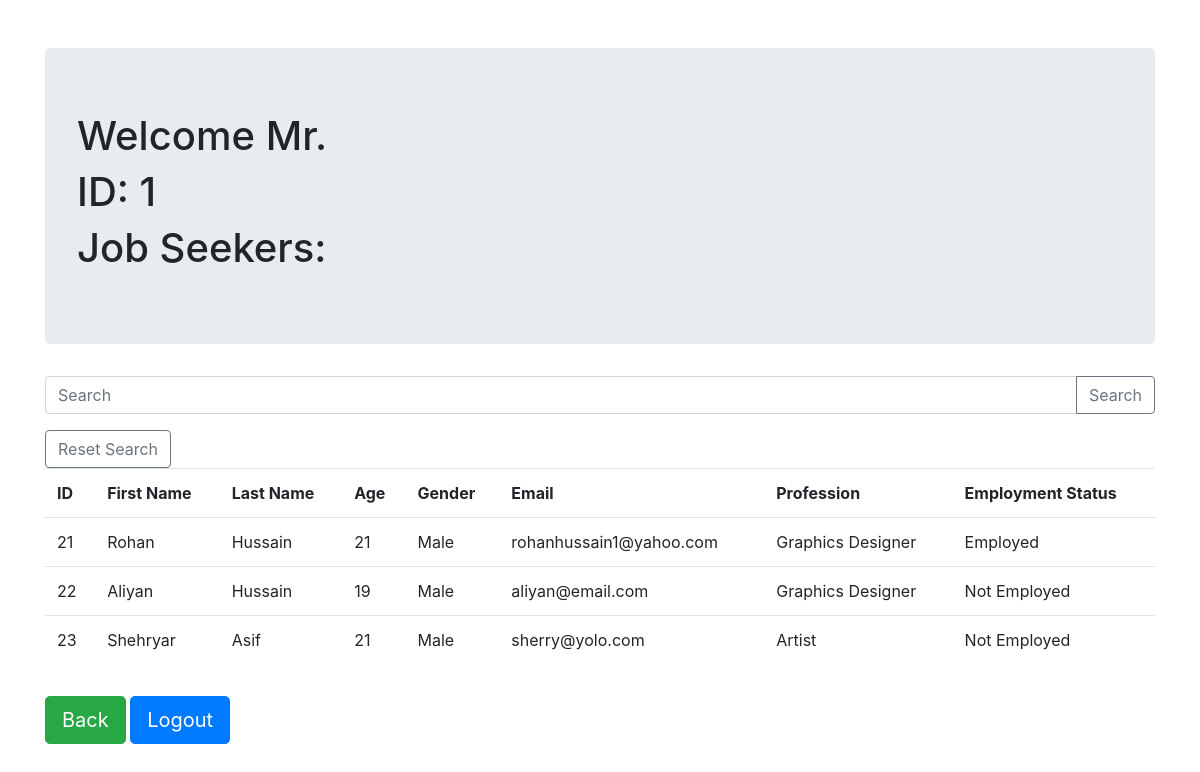
Page /employer/panel/view_js/index.php (signed in) on the earlier database version.
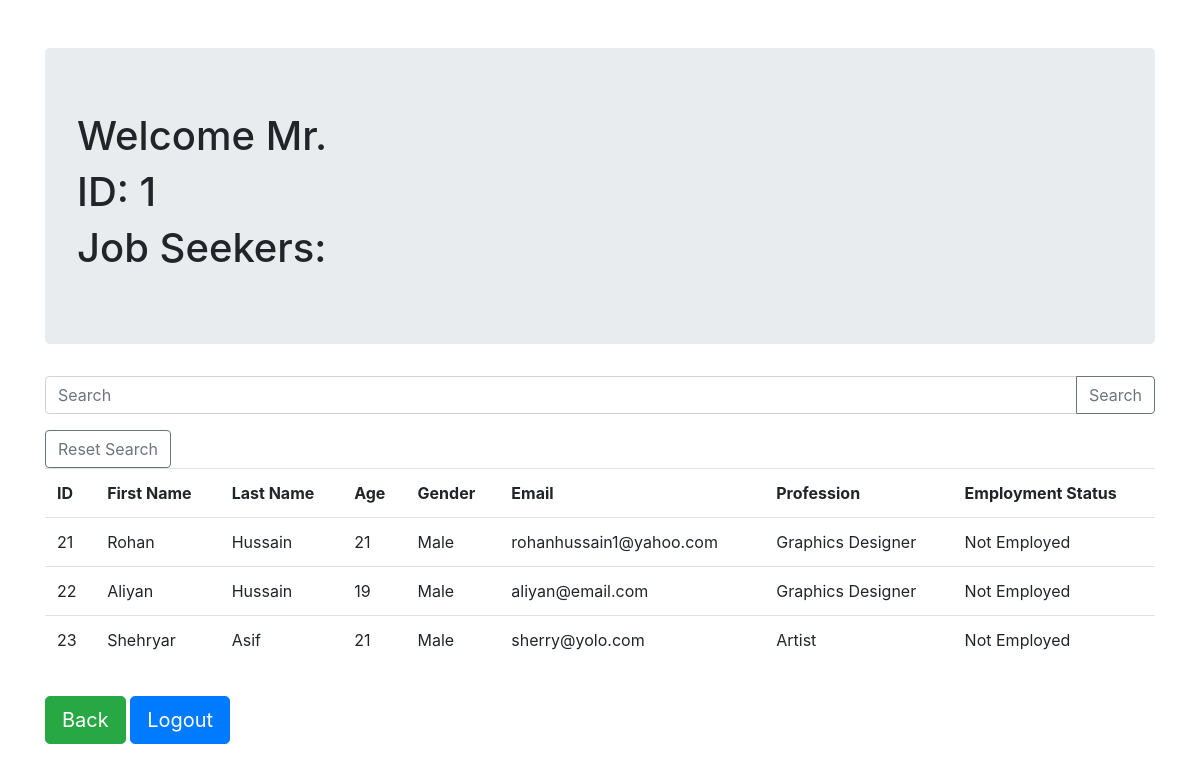
Same page on the later database version.
### tables this page shows
CREATE TABLE IF NOT EXISTS `jobseekers` (
  `js_id` int(255) NOT NULL AUTO_INCREMENT,
  `firstname` varchar(100) NOT NULL,
  `lastname` varchar(100) NOT NULL,
  `age` int(3) NOT NULL,
  `gender` int(1) NOT NULL,
  `email` varchar(100) NOT NULL,
  `profession` varchar(100) NOT NULL,
  `address` varchar(500) NOT NULL,
  `password` varchar(150) NOT NULL,
  `experience` int(100) NOT NULL DEFAULT '0',
  `education` int(100) NOT NULL DEFAULT '0',
  `employment_status` tinyint(1) NOT NULL DEFAULT '0',
  `blocked` tinyint(1) NOT NULL DEFAULT '0',
  PRIMARY KEY (`js_id`)
);

### prename.php (called while the page is built, shortened)
<?php
        if($tableName=='jobseekers')
            $idType='js_id';
        else
            $idType='emp_id';
        $sql = "SELECT `firstname`,`lastname`,`gender` FROM `$tableName` WHERE `$idType`=" . $_SESSION['user'] . " LIMIT 0,1";
        $result = mysqli_query($conn,$sql);
        $row=mysqli_fetch_assoc($result);
        if($row['gender']==0) {
            $prename=' Mr.';
        } else if ($row['gender']==1) {
            $prename=' Ms.';
        } else {
            $prename='';
        }
?>

### employer/panel/view_js/index.php (the view, shortened to what this page needs)
<?php
    require('../../../connect.php');
    $tableName='employers';
    require('../../../prename.php');
?>
<!DOCTYPE html>
<html>
<head>
    <link rel="stylesheet" href="https://maxcdn.bootstrapcdn.com/bootstrap/4.5.2/css/bootstrap.min.css">
</head>
<body>
<div class='container pt-5'>
    <div class="jumbotron">
    <h1>Welcome<?php echo $prename . ' ' . $name; ?></h1>
    <h1>ID:<?php echo ' ' . $_SESSION['user']; ?></h1>
    <h1>Job Seekers:</h1>
    </div>
    <form method="post" action="index.php">
        <div class="input-group mb-3">
                <input class="form-control" type="text" name="search" placeholder="Search"/>
                <div class="input-group-append">
                    <button class="btn btn-outline-secondary" type="submit">Search</button>
                </div>
        </div>
    </form>
    <form method="post" action="index.php">
        <button class="btn btn-outline-secondary" type="submit">Reset Search</button>
    </form>
    <table class="table">
        <thead>
            <tr>
                <td><b>ID</b></td>
                <td><b>First Name</b></td>
                <td><b>Last Name</b></td>
                <td><b>Age</b></td>
                <td><b>Gender</b></td>
                <td><b>Email</b></td>
                <td><b>Profession</b></td>
                <td><b>Employment Status</b></td>
            </tr>
        </thead>
        <?php
        $sql2='';
        if(isset($_POST['search']))
            $sql2 = "SELECT * FROM `jobseekers` WHERE firstname LIKE '%{$name}%' OR lastname LIKE '%{$name}%'";
        else
            $sql2 = "SELECT * FROM `jobseekers` WHERE 1";
        $result2 = mysqli_query($conn,$sql2);
        while($row2 = mysqli_fetch_assoc($result2))
        {
            $js_id = $row2['js_id'];
            $firstname = $row2['firstname'];
            $lastname = $row2['lastname'];
            $age = $row2['age'];
            switch($row2['gender']) {
                case 0:
                    $gender='Male';
                break;
            }
            $email = $row2['email'];
            $profession = $row2['profession'];
            switch($row2['employment_status']) {
                case 0:
                    $employment_status='Not Employed';
                break;
                case 1:
                    $employment_status='Employed';
                break;
            }
        print "<tr>";
            print "<td>" . $js_id . "</td>";
            print "<td>" . $firstname . "</td>";
            print "<td>" . $lastname . "</td>";
            print "<td>" . $age . "</td>";
            print "<td>" . $gender . "</td>";
            print "<td>" . $email . "</td>";
            print "<td>" . $profession. "</td>";
            print "<td>" . $employment_status. "</td>";
        print "</tr>";
        }
        ?>
    </table>
    <div class="btn-group btn-group-lg mt-3">
    <button type="button" onClick="window.location='../index.php';" class="btn btn-success">Back</button>
    </div>
    <div class="btn-group btn-group-lg mt-3">
    <button type="button" onClick="window.location='../logout.php';" class="btn btn-primary">Logout</button>
    </div>
</div>
</body>
</html>

Differences in the rows shown:
changed jobseekers "Rohan": employment_status "Employed" → "Not Employed"
